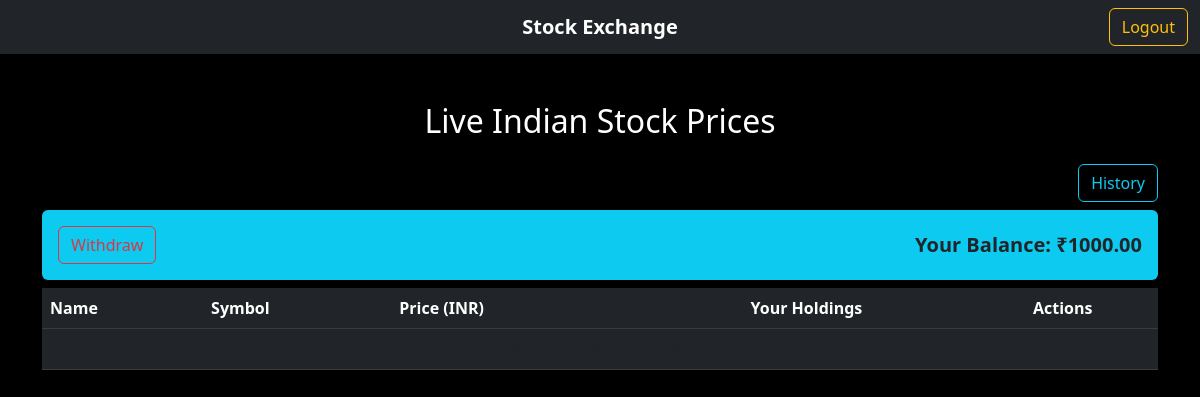
Before: / (signed in) with the older database file.
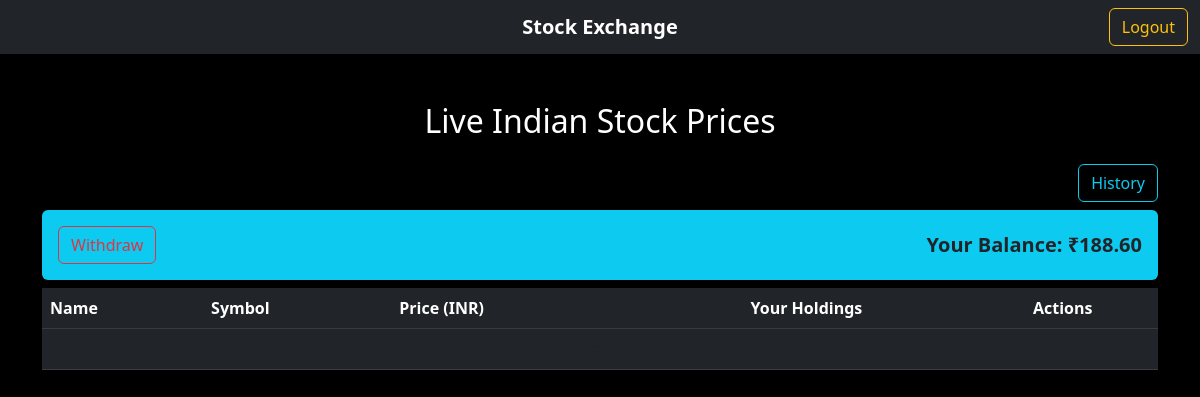
After: the same page with the newer database file.
### stockmanager/models.py (models this page shows, shortened)
class UserProfile(models.Model):
    user = models.OneToOneField(User, on_delete=models.CASCADE, related_name="profile")
    balance = models.DecimalField(max_digits=14, decimal_places=2, default=Decimal("10000.00"))
    created_at = models.DateTimeField(auto_now_add=True)

### stockmanager/views.py (the view)
# urls.py: path('', views.stock_list, name='home'),
def stock_list(request):
    stocks = [_fetch_price(s["symbol"]) for s in TRACKED_SYMBOLS]
    stocks = [s for s in stocks if s["price_inr"] > 0]
    holdings, balance = {}, None
    if request.user.is_authenticated:
        for h in UserHolding.objects.filter(user=request.user):
            holdings[h.symbol.upper()] = h.quantity
        try:
            balance = request.user.profile.balance
        except Exception:
            balance = 0
    return render(request, "stockmanager/stock_list.html", {
        "items": stocks,
        "user_balance": balance,
        "holdings": holdings,
    })

### stockmanager/views.py (called while the page is built)
def _fetch_price(symbol: str) -> dict:
    cached = cache.get(f"price_{symbol}")
    if cached:
        return cached
    try:
        info = yf.Ticker(symbol).info
        price = info.get("currentPrice") or info.get("regularMarketPrice", 0)
        data = {
            "symbol": symbol,
            "name": info.get("shortName", symbol),
            "price_inr": round(float(price), 2) if price else 0,
        }
        if data["price_inr"] > 0:
            cache.set(f"price_{symbol}", data, timeout=300)
        return data
    except Exception as exc:
        logger.warning("Price fetch failed for %s: %s", symbol, exc)
        return {"symbol": symbol, "name": symbol, "price_inr": 0}

### stockmanager/templates/stockmanager/stock_list.html (shortened to what the changed rows need)
<!DOCTYPE html>
<html lang="en">
<head>
    {% load static %}
    {% load custom_tags %}
    <link href="https://cdn.jsdelivr.net/npm/bootstrap@5.3.0/dist/css/bootstrap.min.css" rel="stylesheet">
    <link rel="stylesheet" href="{% static 'css/style.css' %}">
</head>
<body class="bg-black text-white">
<div class="container mt-5">
    <h2 class="text-center mb-4">Live Indian Stock Prices</h2>
    {% if user.is_authenticated %}
        <div class="d-flex justify-content-end mb-2">
            <a class="btn btn-outline-info" href="{% url 'transaction_history' %}">History</a>
        </div>
        <div class="d-flex justify-content-between align-items-center mb-2 p-3 bg-info rounded">
            <a href="{% url 'withdraw_money' %}" class="btn btn-outline-danger">Withdraw</a>
            <div class="fw-bold text-dark fs-5">Your Balance: ₹{{ user_balance|floatformat:2 }}</div>
        </div>
    {% endif %}
    <div class="table-responsive">
        <table class="table table-dark table-hover text-white align-middle">
            <thead>
                <tr>
                    <th>Name</th>
                    <th>Symbol</th>
                    <th>Price (INR)</th>
                    <th class="text-center">Your Holdings</th>
                    <th class="text-center">Actions</th>
                </tr>
            </thead>
        </table>
    </div>
</div>
</body>
</html>

Changed rows visible on the page:
changed UserProfile: balance "1000.00" → "188.60"
